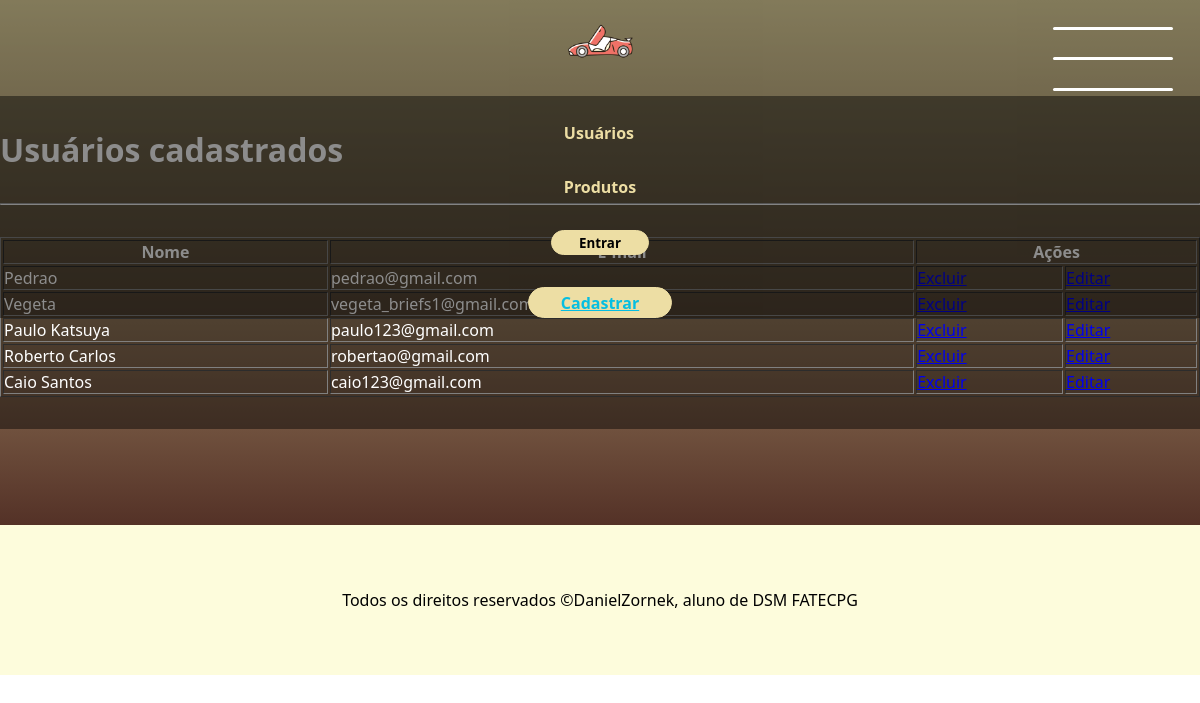
Page /usuarios (signed in) on the committed database.
### app/models.py (models this page shows)
class Usuario(models.Model): # aqui dizemos que a classe pai Model irá dar herança para a classe usuario
    nome = models.CharField(max_length=100) # varchar, deve especificar o tamanho
    email = models.EmailField()
    cep = models.CharField(max_length=10, default="Desconhecida")
    logradouro = models.CharField(max_length=100, default="Desconhecida")
    bairro = models.CharField(max_length=60, default="Desconhecida")
    cidade = models.CharField(max_length=60, default="Desconhecida")
    estado = models.CharField(max_length=3, default="Desconhecida")
    numero = models.CharField(max_length=10, default="Desconhecida")
    senha = models.CharField(max_length=16)

### app/views.py (the view)
# urls.py: path('usuarios', views.exibirUsuarios, name="exibirUsuarios"), # digitar usuarios para entrar na página na url
def exibirUsuarios(request):
    if not request.session.get("email"):
        return redirect("login")
    usuarios = Usuario.objects.all().values()
    return render(request, "usuarios.html",
                  {'listaUsuarios': usuarios}) # passando os usuarios como parametro para mostrar eles na pagina

### app/templates/usuarios.html (shortened to what this page needs)
{% extends "template.html" %}
{% block conteudo %}
<h1>Usuários cadastrados</h1>
<hr>
<table border="1px">
    <tr>
        <th>Nome</th>
        <th>E-mail</th>
        <th colspan="2">
            Ações
        </th>
    </tr>
    {% for usuario in listaUsuarios %}
        <tr>
            <td> {{ usuario.nome }} </td>
            <td> {{ usuario.email }}</td>
            <td><a href="{% url 'excluirUsuario' usuario.id %}">Excluir</a></td>
            <td><a href="{% url 'editarUsuario' usuario.id %}">Editar</a></td>
        </tr>
    {% endfor %}
</table>
{% endblock %}

### app/static/template.css (style rules this page uses)
* { margin: 0; padding: 0; box-sizing: border-box; font-family: 'Segoe UI', Tahoma, Geneva, Verdana, sans-serif; }
:root { --cor1: #06BEE1; --cor2: #003049; --cor3: #EDDEA4; --cor4: #280003; --cor5: #DB5461; }
html { overflow-x: hidden; }
body { background-image: linear-gradient(to bottom, var(--cor3), var(--cor4)); background-repeat: no-repeat; display: flex; flex-direction: column; align-items: center; }

### rows in the picture
Usuario: nome "Pedrao", email "pedrao@gmail.com"
Usuario: nome "Vegeta", email "vegeta_briefs1@gmail.com"
Usuario: nome "Paulo Katsuya", email "paulo123@gmail.com"
Usuario: nome "Roberto Carlos", email "robertao@gmail.com"
Usuario: nome "Caio Santos", email "caio123@gmail.com"
